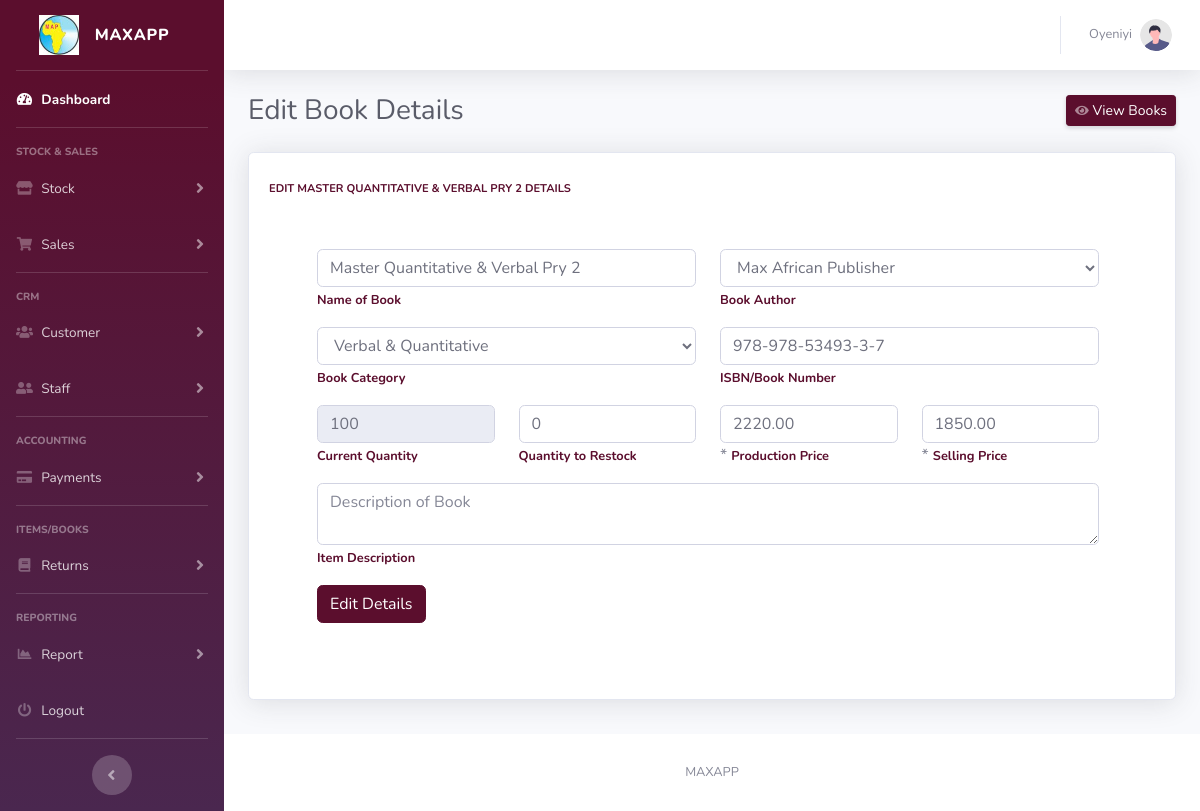
Screenshot of /editbook?stockno=978-978-53493-3-7&stockid=4 (signed in) with the database file from the repository.
### tables this page shows
CREATE TABLE `stocks_table` (
  `stock_id` bigint(20) NOT NULL,
  `category_name` varchar(500) NOT NULL,
  `stock_no` varchar(20) NOT NULL,
  `stock_name` varchar(500) NOT NULL,
  `stock_description` varchar(2000) NOT NULL,
  `stock_retail_price` decimal(16,2) NOT NULL,
  `stock_sale_price` decimal(16,2) NOT NULL,
  `stock_quantity` bigint(20) NOT NULL,
  `stock_author` varchar(1000) NOT NULL,
  `add_date` datetime NOT NULL DEFAULT current_timestamp()
);

### classes/DataConnect.class.php (called while the page is built, shortened)
<?php
    class DataConnect{
        protected function connect(){
            $this->servername = "localhost";
            $this->username = "root";
            $this->password = "";
            $this->dbname = "maxventory";
            $datasourcename = 'mysql:host='.$this->servername.';dbname='.$this->dbname;
            $konet = new PDO($datasourcename, $this->username, $this->password);
            $konet->setAttribute(PDO::ATTR_DEFAULT_FETCH_MODE, PDO::FETCH_ASSOC);
            $konet->setAttribute(PDO::ATTR_ERRMODE, PDO::ERRMODE_EXCEPTION);
            return $konet;
        }
    }

### classes/BookModel.class.php (called while the page is built, shortened)
<?php
    class BookModel extends DataConnect{
        protected function getSingleBook($bookid, $stockno){
            try{
                $getOneBook = "SELECT * FROM stocks_table WHERE stock_id=? AND stock_no =? ";
                $bookStmt = $this->connect()->prepare($getOneBook);
                $bookStmt->execute([$bookid, $stockno]);
                $results = $bookStmt->fetchAll();
                if($results){
                    return $results;
                }else{
                    print_r($bookStmt->errorInfo());
                }
            }
            catch (PDOException $ex)
            {
                $ex->getMessage();
            }
        }
    }

### classes/BookController.class.php (called while the page is built, shortened)
<?php
    class BookController extends BookModel{
        public function bookDetails($bookid, $stockno){
             $singleBook = $this->getSingleBook($bookid, $stockno);
         }
    }

### editbook.php (the view, shortened to what this page needs)
<!DOCTYPE html>
<html lang="en">
<head>
    <?php $pageTitle = "Edit Book Details"; ?>
    <?php include('partial/header.part.php') ?>
    <link href="vendor/datatables/dataTables.bootstrap4.min.css" rel="stylesheet">
</head>
<body id="page-top">
    <div id="wrapper">
        <?php include('partial/navbar.part.php') ?>
        <div id="content-wrapper" class="d-flex flex-column">
            <div id="content">
                <nav class="navbar navbar-expand navbar-light bg-white topbar mb-4 static-top shadow">
                    <?php include('partial/topbar.part.php') ?>
                </nav>
                <div class="container-fluid">
                    <div class="d-sm-flex align-items-center justify-content-between mb-4">
                        <h1 class="h3 mb-0 text-gray-800"><?=$pageTitle ?></h1>
                        <a href="viewitem" class="d-none d-sm-inline-block btn btn-sm btn-primary shadow-sm"><i
                                class="fas fa-eye fa-sm text-white-50"></i> View Books</a>
                    </div>
                    <div class="row">
                        <?php $gatBook = new BookController(); $gatBook->bookDetails($_GET['stockid'], $_GET['stockno']); $gatBook->showAuthors(); $gatBook->showCategory(); ?>
                        <?php foreach ($singleBook as $sbook) { $ath = $sbook['stock_author'];?>
                        <div class="col-xl-12 col-md-12 mb-4">
                            <div class="card shadow h-100 py-2">
                                <div class="card-body">
                                    <div class="row no-gutters align-items-center">
                                        <div class="col mr-2">
                                            <div class="text-xs font-weight-bold text-primary text-uppercase mb-1">
                                                Edit <?=$sbook['stock_name'] ?> Details</div>
                                                <div class="p-5">
                                                <?php if ($_SESSION['role'] == "Managing Director" || $_SESSION['role'] == "Warehouse Manager" ){ ?>
                                                    <form name="editBookForm" id="editBookForm" class="book" method="post" enctype="multipart/form-data">
                                                        <div class="form-group row">
                                                            <div class="col-sm-6 mb-3 mb-sm-0">
                                                                <input type="text" class="form-control" name="itemname" id="itemname" value="<?=$sbook['stock_name']?>" placeholder="Name of Book" required />
                                                                <small class="text-primary"><strong>Name of Book</strong></small>
                                                            </div>
                                                            <div class="col-sm-6">
                                                                <select  class="form-control" name="itemauthor" id="itemauthor" required>*
                                                                    <option value="<?=$sbook['stock_author'] ?>"><?=$sbook['stock_author'] ?></option>
                                                                </select>
                                                                <small class="text-primary"><strong>Book Author</strong></small>
                                                            </div>
                                                        </div>
                                                        <div class="form-group row">
                                                            <div class="col-sm-6 mb-3 mb-sm-0">
                                                                <select  class="form-control" name="itemcategory" id="itemcategory" required>*
                                                                    <option value="<?=$sbook['category_name'] ?>"><?=$sbook['category_name'] ?></option>
                                                                </select>
                                                                <small class="text-primary"><strong>Book Category</strong></small>
                                                            </div>
                                                            <div class="col-sm-6">
                                                                <input type="text" class="form-control" name="itemno" id="itemno" value="<?=$sbook['stock_no']?>" placeholder="Item ISBN or Stock Number" required />
                                                                <small class="text-primary"><strong>ISBN/Book Number</strong></small>
                                                            </div>
                                                        </div>
                                                        <div class="form-group row">
                                                            <div class="col-sm-3 mb-3 mb-sm-0">
                                                                <input type="number" class="form-control" name="itemqty" id="itemqty" value="<?=$sbook['stock_quantity']?>" placeholder="Quantity to Stock" required readonly />
                                                                <small class="text-primary"><strong>Current Quantity</strong></small>
                                                            </div>
                                                            <div class="col-sm-3 mb-3 mb-sm-0">
                                                                <input type="number" class="form-control" name="newqty" id="newqty" value="0" placeholder="Quantity to Stock" required />
                                                                <small class="text-primary"><strong>Quantity to Restock</strong></small>
                                                            </div>
                                                            <div class="col-sm-3">
                                                                <input type="text" class="form-control" name="retailprice" id="retailprice" value="<?=$sbook['stock_retail_price']?>" placeholder="Production cost per one" required />*
                                                                <small class="text-primary"><strong>Production Price</strong></small>
                                                            </div>
                                                            <div class="col-sm-3">
                                                                <input type="text" class="form-control" name="saleprice" id="saleprice" value="<?=$sbook['stock_sale_price']?>" placeholder="Selling Price" required />*
                                                                <small class="text-primary"><strong>Selling Price</strong></small>
                                                            </div>
                                                        </div>
                                                        <div class="form-group">
                                                            <textarea class="form-control" name="itemdescription" id="itemdescription" placeholder="Description of Book"><?=$sbook['stock_description']?></textarea>
                                                            <small class="text-primary"><strong>Item Description</strong></small>
                                                        </div>
                                                        <button type="submit" class="btn btn-primary btn-user" id="updBook">
                                                            Edit Details
                                                        </button>
                                                    </form>
                                                </div>
                                                <?php }else {
                                                    echo "<div class='alert alert-warning'>You do not have the right permission to perform this operation</div>";
                                                }?>
                                        </div>
                                    </div>
                                </div>
                            </div>
                        </div>
                        <?php } ?>
                    </div>
                </div>
            </div>
            <footer class="sticky-footer bg-white">
                <div class="container my-auto">
                    <div class="copyright text-center my-auto">
                        <span>MAXAPP</span>
                    </div>
                </div>
            </footer>
        </div>
    </div>
</body>
</html>

### rows the page displays
stocks_table: stock_name "MASTER QUANTITATIVE & VERBAL PRY 2", itemname "Master Quantitative & Verbal Pry 2", itemauthor "Max African Publisher", itemcategory "Verbal & Quantitative", itemno "978-978-53493-3-7", itemqty "100", retailprice "2220.00", saleprice "1850.00"

### other values shown
$_SESSION['userfname'] "Oyeniyi"
$pageTitle "Edit Book Details"
